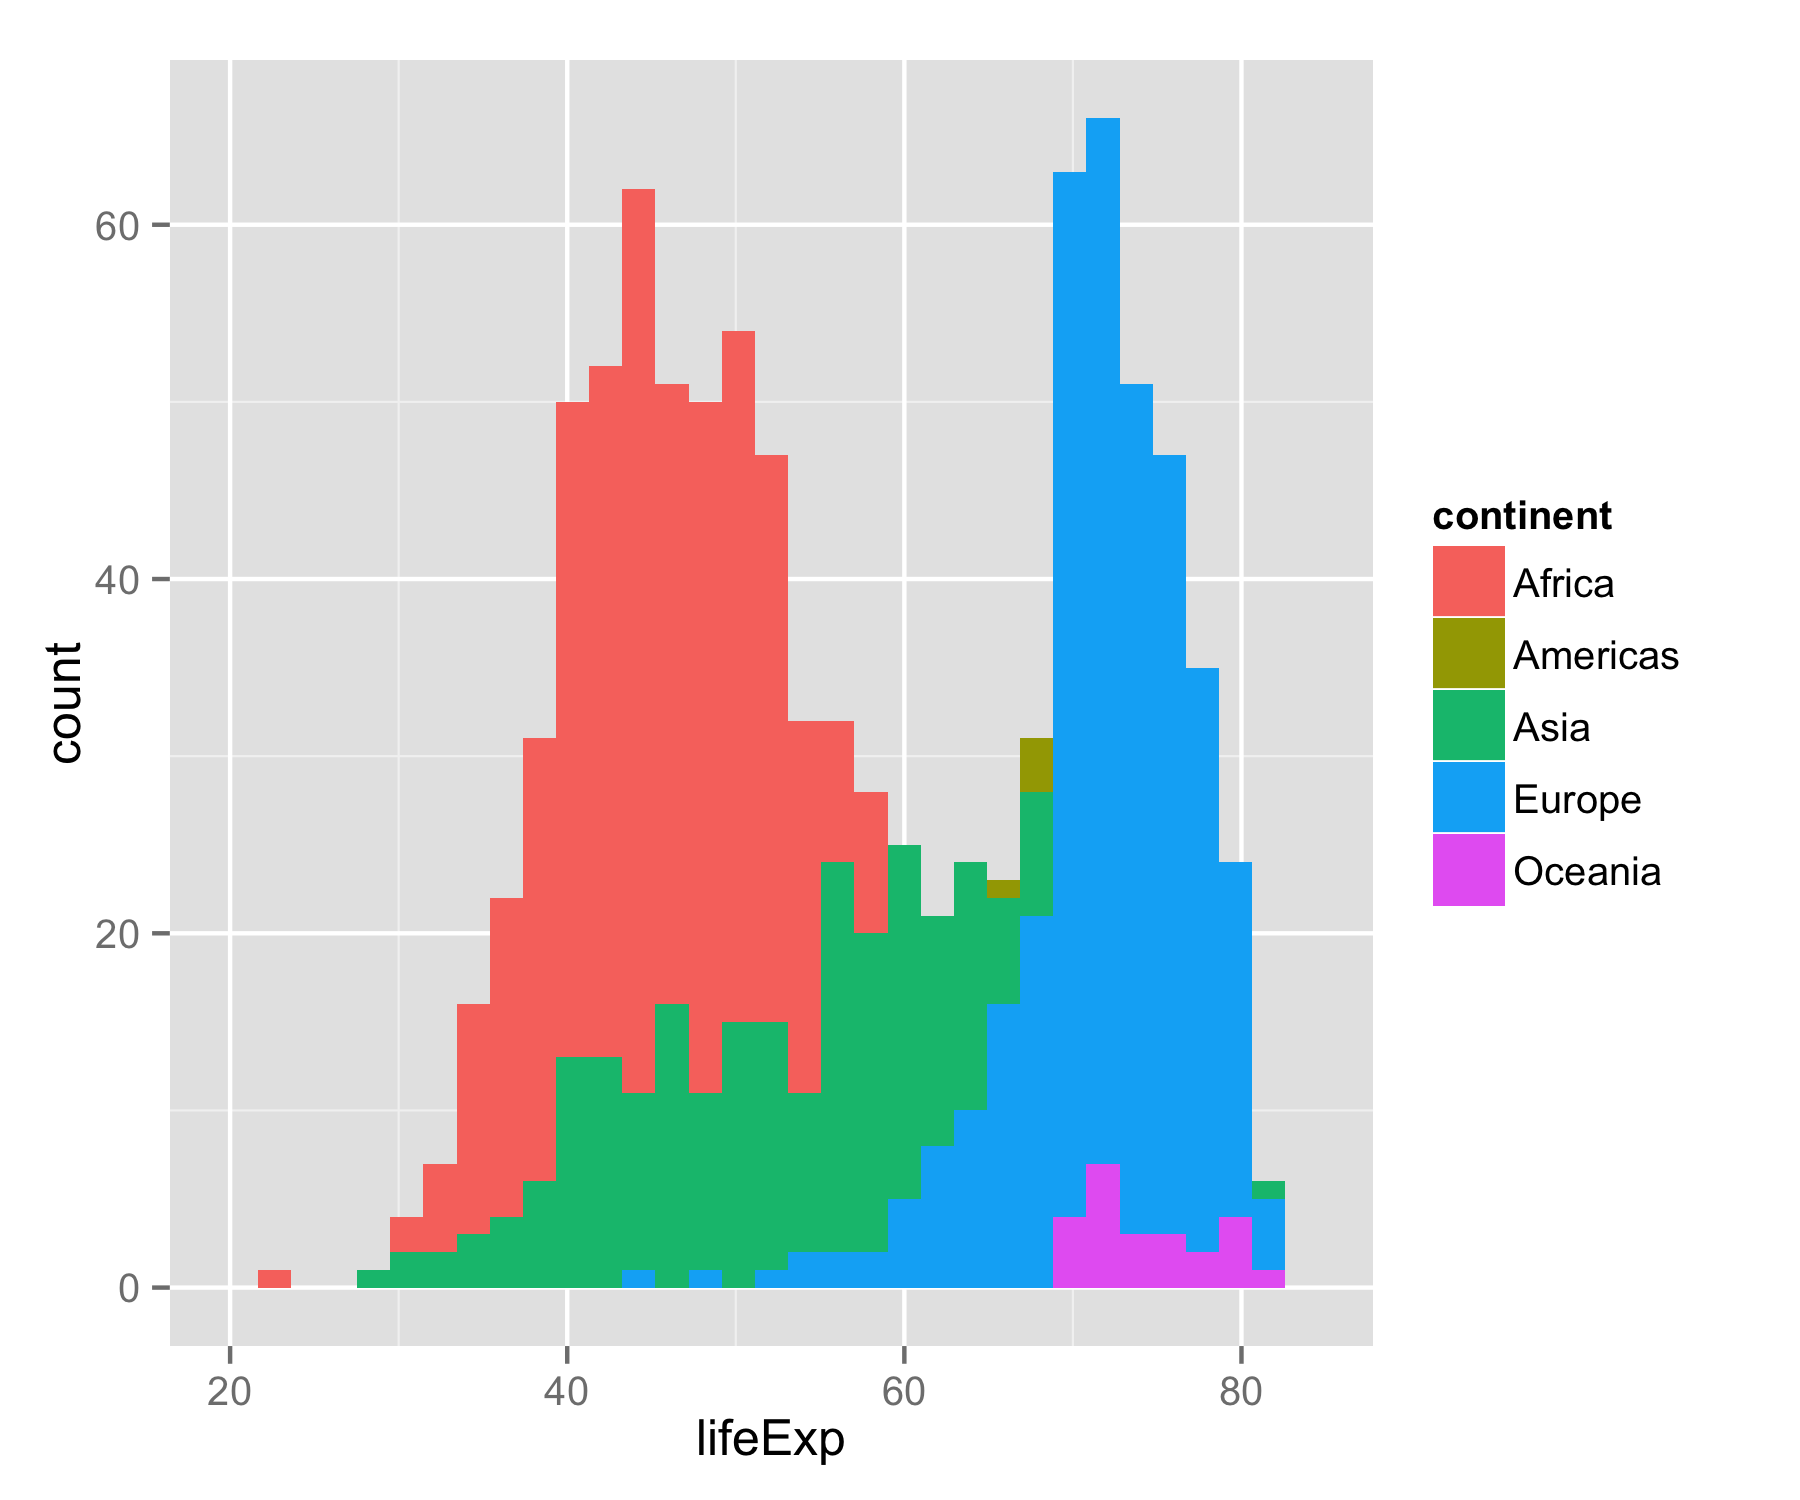

The R source for this figure:
#' ---
#' title: HISTOGRAM UNSTACKED
#' ---

library(ggplot2)

this_base <- "0028_histogram-unstacked"

## use an excerpt of the Gapminder data
## prepared and posted by Jenny Bryan for use in teaching
gDat_url <- "http://tiny.cc/gapminder"
gDat <- read.delim(file = gDat_url)
str(gDat)

p <- ggplot(gDat, aes(x = lifeExp, fill = continent)) + 
  geom_histogram(position = "identity")

p

ggsave(paste0(this_base, ".png"), p, width = 6, height = 5)
